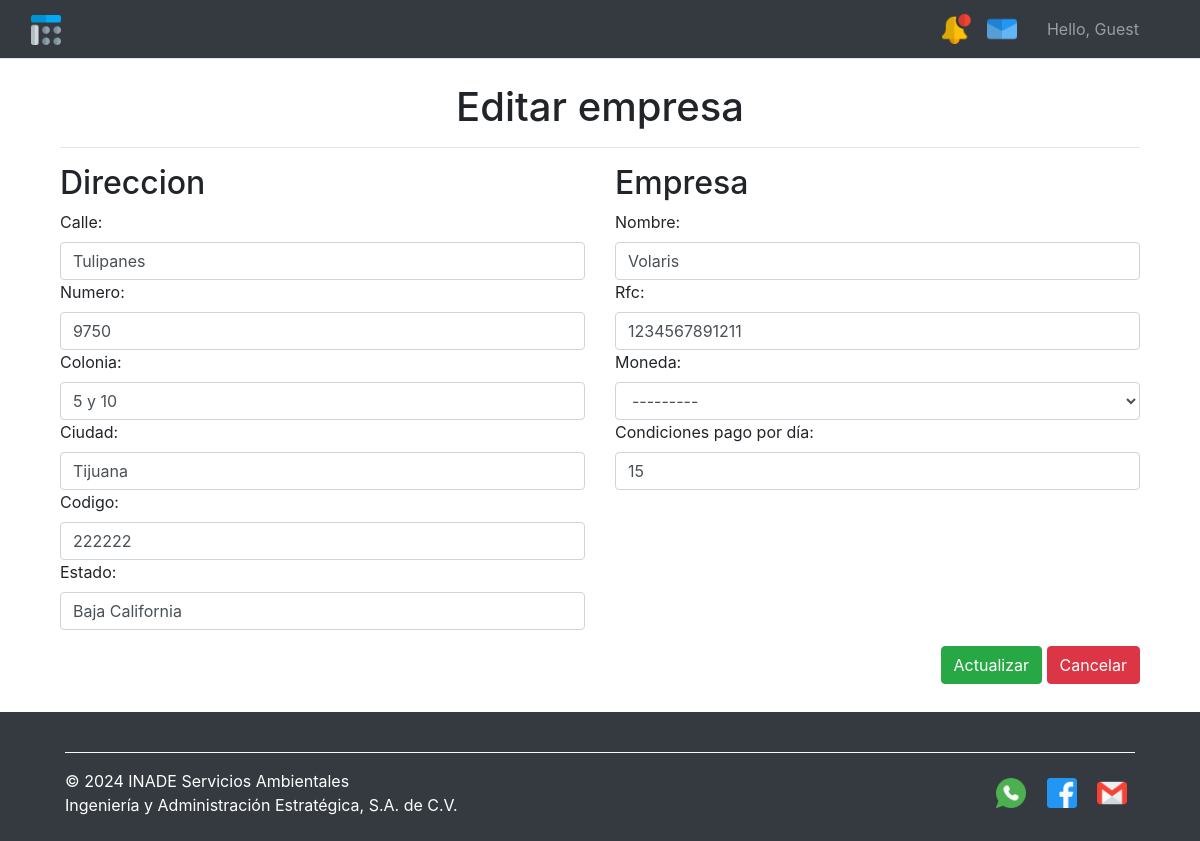
Screenshot of /empresas/1/edit/ with the database file from the repository.
### accounts/models.py (models this page shows, shortened)
class Empresa(models.Model):
    id = models.AutoField(primary_key=True)
    nombre_empresa = models.CharField(max_length=100, null=False, blank=False)
    rfc = models.CharField(max_length=50, null=False, blank=True)
    direccion = models.OneToOneField(Direccion, on_delete=models.CASCADE, null=True, blank=True)
    tipo_moneda = [
        ('mxn', 'MXN - Moneda Nacional Mexicana'),
        ('usd', 'USD - Dolar Estadunidense')
    ]
    moneda = models.CharField(max_length=10, choices=tipo_moneda, blank=True, null=True)
    condiciones_pago = models.CharField(max_length=200, null=False, blank=True, default='15')

class Direccion(models.Model):
    id = models.AutoField(primary_key=True)
    calle = models.CharField(max_length=50, null=False, blank=False)
    numero = models.CharField(max_length=50, null=False, blank=False)
    colonia = models.CharField(max_length=100, null=False, blank=False)
    ciudad = models.CharField(max_length=100, null=False, blank=False)
    codigo = models.CharField(max_length=6, null=False, blank=False)
    estado = models.CharField(max_length=100, null=False, blank=False)

### accounts/vistas/views_empresas_contactos.py (the view)
# urls.py: path('empresas/<int:pk>/edit/',views_empresas_contactos.empresa_edit, name='empresa_edit'),
def empresa_edit(request, pk):
    empresa = get_object_or_404(Empresa,id=pk)
    direccion = empresa.direccion
    empresa_form = EmpresaForm(instance=empresa)
    direccion_form = DireccionForm(instance=direccion)
    empresas = Empresa.objects.all()
    return render(request, "accounts/empresas/empresas_editar.html",{
        "empresa":empresa,
        "empresas":empresas,
        "empresa_form":empresa_form,
        "direccion_form":direccion_form
        })

### accounts/forms.py
class EmpresaForm(forms.ModelForm):
    class Meta:
        model = Empresa
        fields = ['nombre_empresa', 'rfc', 'moneda', 'condiciones_pago']
        widgets = {
            'nombre_empresa': forms.TextInput(attrs={'class':'form-control','placeholder':'Ingresa el Nombre de la Empresa','required':'True'}),
            'rfc': forms.TextInput(attrs={'class':'form-control','placeholder':'Ingresa RFC','required':'False','pattern':r"[A-ZÑ&]{3,4}\d{6}[A-Z0-9]{3}"}),
            'moneda': forms.Select(attrs={'class':'form-control','placeholder':'Selecciona Tipo de Moneda','required':'True'}),
            'condiciones_pago': forms.NumberInput(attrs={'class':'form-control','placeholder':'Ingresa los días en cada cuanto se pagara.'}),
        }

class DireccionForm(forms.ModelForm):
    class Meta:
        model = Direccion
        fields = ['calle','numero', 'colonia', 'ciudad', 'codigo', 'estado']
        widgets = {
            'calle':    forms.TextInput(attrs={'class': 'form-control', 'placeholder': 'Ingresa Calle','required':'True'}),
            'numero':   forms.TextInput(attrs={'class': 'form-control', 'placeholder': 'Ingresa Número exterior','required':'True','pattern':r"[0-9A-Za-z\s\-]+"}),
            'colonia':  forms.TextInput(attrs={'class': 'form-control', 'placeholder': 'Ingresa Colonia','required':'True'}),
            'ciudad':   forms.TextInput(attrs={'class': 'form-control', 'placeholder': 'Ingresa Ciudad','required':'True'}),
            'codigo':   forms.TextInput(attrs={'class': 'form-control', 'placeholder': 'Ingresa Código Postal','required':'True','pattern':r"[0-9]{5}"}),
            'estado':   forms.TextInput(attrs={'class': 'form-control', 'placeholder': 'Ingresa Estado','required':'True'}),
        }

### accounts/templates/accounts/empresas/empresas_editar.html (shortened to what this page needs)
{% extends 'accounts/base_dashboard.html' %}
{% load static %}
{% block content %}
<div class="container mt-4">
    <h1 class="text-center">Editar empresa</h1>
    <hr />
    <form action="{% url 'empresa_update' empresa.id %}" method="post">
        <div class="row">
            <div class="col-md-6">
                <div class="form-group">
                    <h2>Direccion</h2>
                    <label for="id_calle">Calle:</label>
                    <input type="text" class="form-control" name="calle" maxlength="50" required id="id_calle"  value="{{ empresa.direccion.calle }}">
                    <label for="id_numero">Numero:</label>
                    <input type="text" class="form-control" name="numero" maxlength="50" required id="id_numero" value="{{ empresa.direccion.numero }}">
                    <label for="id_colonia">Colonia:</label>
                    <input type="text" class="form-control" name="colonia" maxlength="100" required id="id_colonia" value="{{ empresa.direccion.colonia }}">
                    <label for="id_ciudad">Ciudad:</label>
                    <input type="text" class="form-control" name="ciudad" maxlength="100" required id="id_ciudad" value="{{ empresa.direccion.ciudad }}">
                    <label for="id_codigo">Codigo:</label>
                    <input type="text" class="form-control" name="codigo" maxlength="6" required id="id_codigo" value="{{ empresa.direccion.codigo }}">
                    <label for="id_estado">Estado:</label>
                    <input type="text" class="form-control" name="estado" maxlength="100" required id="id_estado" value="{{ empresa.direccion.estado }}">
                </div>
            </div>
            <div class="col-md-6">
                <div class="form-group">
                    <h2>Empresa</h2>
                    <label for="id_nombre_empresa">Nombre:</label>
                    <input type="text" class="form-control" name="nombre_empresa" maxlength="100" required id="id_nombre_empresa" value="{{ empresa.nombre_empresa }}">
                    <label for="id_rfc">Rfc:</label>
                    <input type="text" class="form-control" name="rfc" maxlength="50" id="id_rfc" value="{{ empresa.rfc }}">
                    <label for="id_moneda">Moneda:</label>
                    <select name="moneda" id="id_moneda" class="form-control">
                        <option value="" {% if empresa.moneda == "" %}selected{% endif %}>---------</option>
                    </select>
                    <label for="id_condiciones_pago">Condiciones pago por día:</label>
                    <input type="text" class="form-control" name="condiciones_pago" value="15" maxlength="200" id="id_condiciones_pago" value="{{ empresa.condiciones_pago }}">
                </div>
            </div>
        </div>
        <div class="form-group text-right">
            <input type="submit" class="btn btn-success" value="Actualizar">
            <input type="button" class="btn btn-danger" value="Cancelar" onclick="location.href='{% url 'empresas_cont_list' %}'">
        </div>
    </form>
</div>
{% endblock %}

### accounts/static/css/estilosdashboard.css (style rules this page uses)
html, body { height: 100%; margin: 0; }

### rows the page displays
Empresa: calle "Tulipanes", numero "9750", colonia "5 y 10", ciudad "Tijuana", codigo "222222", estado "Baja California", nombre_empresa "Volaris", rfc "1234567891211", condiciones_pago "15"

### other values shown
{{ user.username|default:'Guest' }} "Guest"
